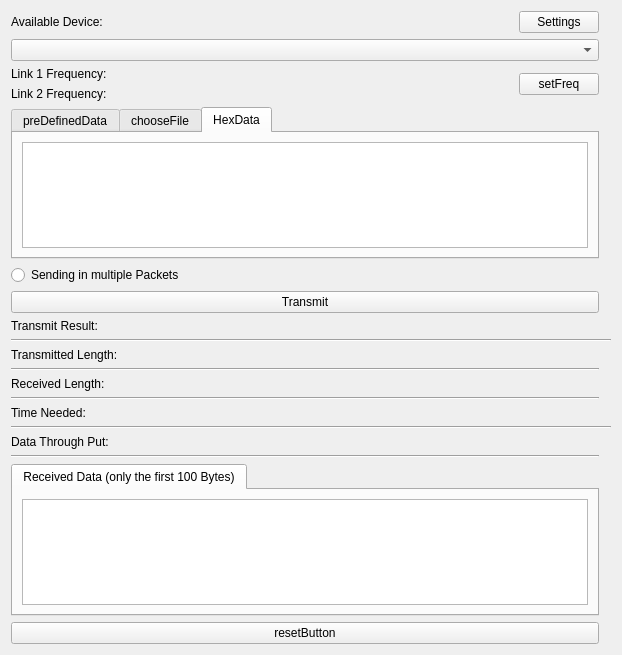
<?xml version="1.0" encoding="UTF-8"?>
<ui version="4.0">
 <class>Form</class>
 <widget class="QWidget" name="Form">
  <property name="geometry">
   <rect>
    <x>0</x>
    <y>0</y>
    <width>622</width>
    <height>655</height>
   </rect>
  </property>
  <property name="windowTitle">
   <string>Form</string>
  </property>
  <layout class="QGridLayout" name="gridLayout">
   <item row="25" column="1">
    <widget class="Line" name="line">
     <property name="orientation">
      <enum>Qt::Horizontal</enum>
     </property>
    </widget>
   </item>
   <item row="26" column="1">
    <widget class="QTabWidget" name="tabWidget_2">
     <property name="currentIndex">
      <number>0</number>
     </property>
     <widget class="QWidget" name="receivedData">
      <attribute name="title">
       <string>Received Data (only the first 100 Bytes)</string>
      </attribute>
      <layout class="QVBoxLayout" name="verticalLayout_3">
       <item>
        <widget class="QPlainTextEdit" name="plainTextEdit"/>
       </item>
      </layout>
     </widget>
    </widget>
   </item>
   <item row="20" column="1">
    <widget class="QLabel" name="receivedLengthLabel">
     <property name="text">
      <string>Received Length:</string>
     </property>
    </widget>
   </item>
   <item row="15" column="1">
    <widget class="QPushButton" name="pushButton_Transmit">
     <property name="text">
      <string>Transmit</string>
     </property>
    </widget>
   </item>
   <item row="24" column="1" colspan="2">
    <widget class="QLabel" name="DataThroughPutlabel">
     <property name="sizePolicy">
      <sizepolicy hsizetype="Preferred" vsizetype="Fixed">
       <horstretch>0</horstretch>
       <verstretch>0</verstretch>
      </sizepolicy>
     </property>
     <property name="text">
      <string>Data Through Put:</string>
     </property>
    </widget>
   </item>
   <item row="18" column="1">
    <widget class="QLabel" name="transmittedLengthLabel">
     <property name="text">
      <string>Transmitted Length:</string>
     </property>
    </widget>
   </item>
   <item row="23" column="1" colspan="3">
    <widget class="Line" name="line_2">
     <property name="orientation">
      <enum>Qt::Horizontal</enum>
     </property>
    </widget>
   </item>
   <item row="19" column="1">
    <widget class="Line" name="line_3">
     <property name="orientation">
      <enum>Qt::Horizontal</enum>
     </property>
    </widget>
   </item>
   <item row="6" column="1">
    <widget class="QComboBox" name="comboBox"/>
   </item>
   <item row="7" column="1">
    <layout class="QHBoxLayout" name="horizontalLayout_4">
     <item>
      <layout class="QVBoxLayout" name="verticalLayout_2">
       <item>
        <widget class="QLabel" name="link_1_freq">
         <property name="sizePolicy">
          <sizepolicy hsizetype="Expanding" vsizetype="Preferred">
           <horstretch>0</horstretch>
           <verstretch>0</verstretch>
          </sizepolicy>
         </property>
         <property name="text">
          <string>Link 1 Frequency:</string>
         </property>
        </widget>
       </item>
       <item>
        <widget class="QLabel" name="link_2_freq">
         <property name="sizePolicy">
          <sizepolicy hsizetype="Expanding" vsizetype="Preferred">
           <horstretch>0</horstretch>
           <verstretch>0</verstretch>
          </sizepolicy>
         </property>
         <property name="text">
          <string>Link 2 Frequency:</string>
         </property>
        </widget>
       </item>
      </layout>
     </item>
     <item>
      <spacer name="horizontalSpacer_2">
       <property name="orientation">
        <enum>Qt::Horizontal</enum>
       </property>
       <property name="sizeType">
        <enum>QSizePolicy::Expanding</enum>
       </property>
       <property name="sizeHint" stdset="0">
        <size>
         <width>40</width>
         <height>20</height>
        </size>
       </property>
      </spacer>
     </item>
     <item>
      <widget class="QPushButton" name="FreqSet">
       <property name="text">
        <string>setFreq</string>
       </property>
      </widget>
     </item>
    </layout>
   </item>
   <item row="17" column="1" colspan="3">
    <widget class="Line" name="line_5">
     <property name="orientation">
      <enum>Qt::Horizontal</enum>
     </property>
    </widget>
   </item>
   <item row="5" column="1">
    <layout class="QHBoxLayout" name="horizontalLayout_3">
     <item>
      <widget class="QLabel" name="DeviceLabel">
       <property name="text">
        <string>Available Device:</string>
       </property>
      </widget>
     </item>
     <item>
      <spacer name="horizontalSpacer">
       <property name="orientation">
        <enum>Qt::Horizontal</enum>
       </property>
       <property name="sizeHint" stdset="0">
        <size>
         <width>40</width>
         <height>20</height>
        </size>
       </property>
      </spacer>
     </item>
     <item>
      <widget class="QPushButton" name="settingsButton">
       <property name="sizePolicy">
        <sizepolicy hsizetype="Minimum" vsizetype="Fixed">
         <horstretch>0</horstretch>
         <verstretch>0</verstretch>
        </sizepolicy>
       </property>
       <property name="text">
        <string>Settings</string>
       </property>
       <property name="iconSize">
        <size>
         <width>16</width>
         <height>16</height>
        </size>
       </property>
      </widget>
     </item>
    </layout>
   </item>
   <item row="13" column="1">
    <widget class="QTabWidget" name="tabWidget">
     <property name="sizePolicy">
      <sizepolicy hsizetype="Expanding" vsizetype="Expanding">
       <horstretch>0</horstretch>
       <verstretch>0</verstretch>
      </sizepolicy>
     </property>
     <property name="currentIndex">
      <number>2</number>
     </property>
     <widget class="QWidget" name="preDefinedData">
      <attribute name="title">
       <string>preDefinedData</string>
      </attribute>
      <layout class="QHBoxLayout" name="horizontalLayout_2">
       <item>
        <widget class="QPushButton" name="pushButton_preDefinedData">
         <property name="sizePolicy">
          <sizepolicy hsizetype="Minimum" vsizetype="Fixed">
           <horstretch>0</horstretch>
           <verstretch>0</verstretch>
          </sizepolicy>
         </property>
         <property name="text">
          <string>Predefined Data</string>
         </property>
        </widget>
       </item>
      </layout>
     </widget>
     <widget class="QWidget" name="ChooseFile">
      <attribute name="title">
       <string>chooseFile</string>
      </attribute>
      <layout class="QVBoxLayout" name="verticalLayout">
       <item>
        <widget class="QPushButton" name="pushButton_File">
         <property name="text">
          <string>Choose File for Upload</string>
         </property>
        </widget>
       </item>
       <item>
        <widget class="QLabel" name="selectedFileLabel">
         <property name="maximumSize">
          <size>
           <width>16777215</width>
           <height>16777215</height>
          </size>
         </property>
         <property name="text">
          <string>Selected File:</string>
         </property>
         <property name="scaledContents">
          <bool>true</bool>
         </property>
         <property name="alignment">
          <set>Qt::AlignLeading|Qt::AlignLeft|Qt::AlignTop</set>
         </property>
         <property name="wordWrap">
          <bool>true</bool>
         </property>
         <property name="margin">
          <number>-2</number>
         </property>
         <property name="indent">
          <number>-3</number>
         </property>
        </widget>
       </item>
      </layout>
     </widget>
     <widget class="QWidget" name="hexData">
      <attribute name="title">
       <string>HexData</string>
      </attribute>
      <layout class="QHBoxLayout" name="horizontalLayout">
       <item>
        <widget class="QPlainTextEdit" name="userDataTextEdit"/>
       </item>
      </layout>
     </widget>
    </widget>
   </item>
   <item row="22" column="1" colspan="2">
    <widget class="QLabel" name="TimeNeededLabel">
     <property name="sizePolicy">
      <sizepolicy hsizetype="Preferred" vsizetype="Fixed">
       <horstretch>0</horstretch>
       <verstretch>0</verstretch>
      </sizepolicy>
     </property>
     <property name="text">
      <string>Time Needed:</string>
     </property>
    </widget>
   </item>
   <item row="16" column="1" colspan="2">
    <widget class="QLabel" name="TransmitResultLabel">
     <property name="enabled">
      <bool>true</bool>
     </property>
     <property name="sizePolicy">
      <sizepolicy hsizetype="Preferred" vsizetype="Fixed">
       <horstretch>0</horstretch>
       <verstretch>0</verstretch>
      </sizepolicy>
     </property>
     <property name="maximumSize">
      <size>
       <width>16777215</width>
       <height>16777215</height>
      </size>
     </property>
     <property name="text">
      <string>Transmit Result:</string>
     </property>
    </widget>
   </item>
   <item row="14" column="1">
    <widget class="QRadioButton" name="multiplePackets">
     <property name="text">
      <string>Sending in multiple Packets</string>
     </property>
    </widget>
   </item>
   <item row="27" column="1">
    <widget class="QPushButton" name="resetButton">
     <property name="text">
      <string>resetButton</string>
     </property>
    </widget>
   </item>
   <item row="21" column="1">
    <widget class="Line" name="line_4">
     <property name="orientation">
      <enum>Qt::Horizontal</enum>
     </property>
    </widget>
   </item>
  </layout>
 </widget>
 <resources/>
 <connections/>
</ui>
